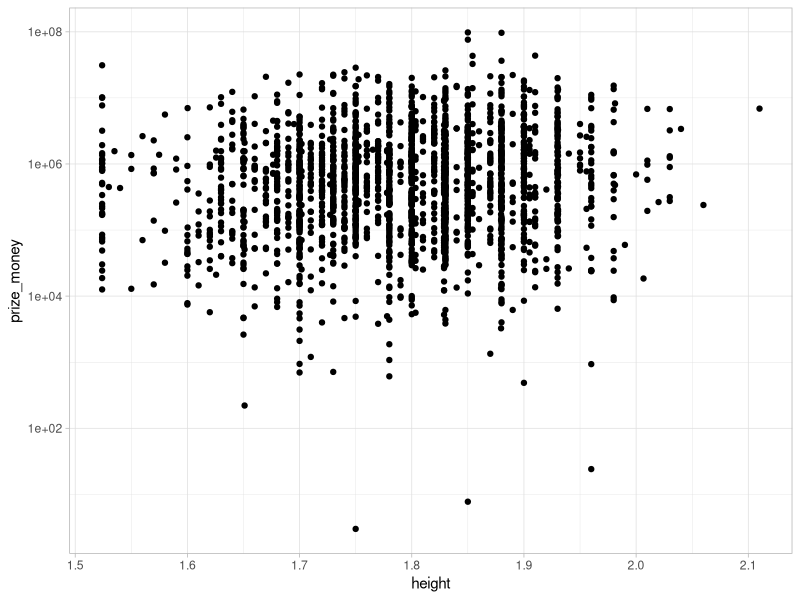
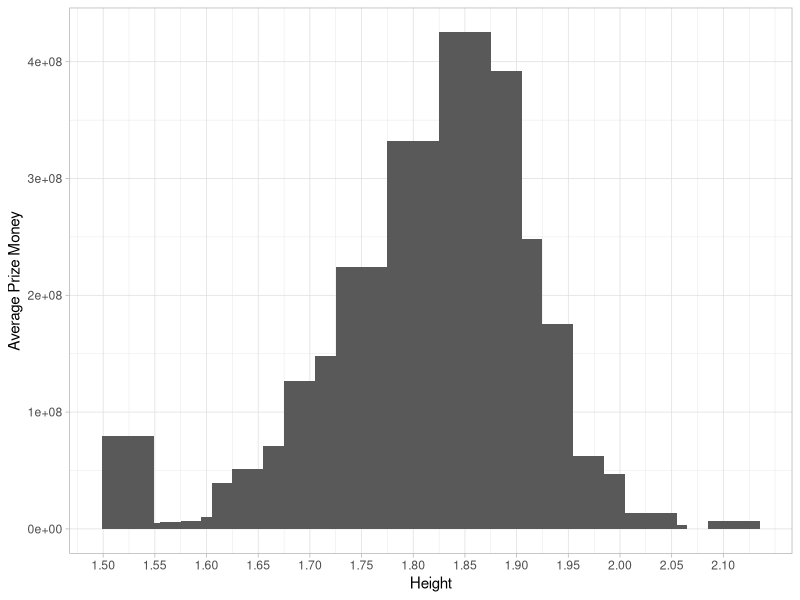

These figures' R source, in order:
library(tidyverse)
library(ggplot2)

graph1 <- read_csv("data/huge_csv.csv") |>
  filter(height != 0)

print(graph1)

ggplot(data = graph1) +
  aes(x = height, y = prize_money) +
  scale_y_log10() +
  theme_light() +
  geom_point()

ggplot(data = graph1) +
  aes(x = height, y = prize_money) +
  theme_light() +
  scale_x_continuous(breaks = seq(1.5, 2.1, by = 0.05)) +
  stat_summary(fun = "mean", geom = "col") +
  geom_col(width = 0.05) +
  labs(y = "Average Prize Money",
       x = "Height")
